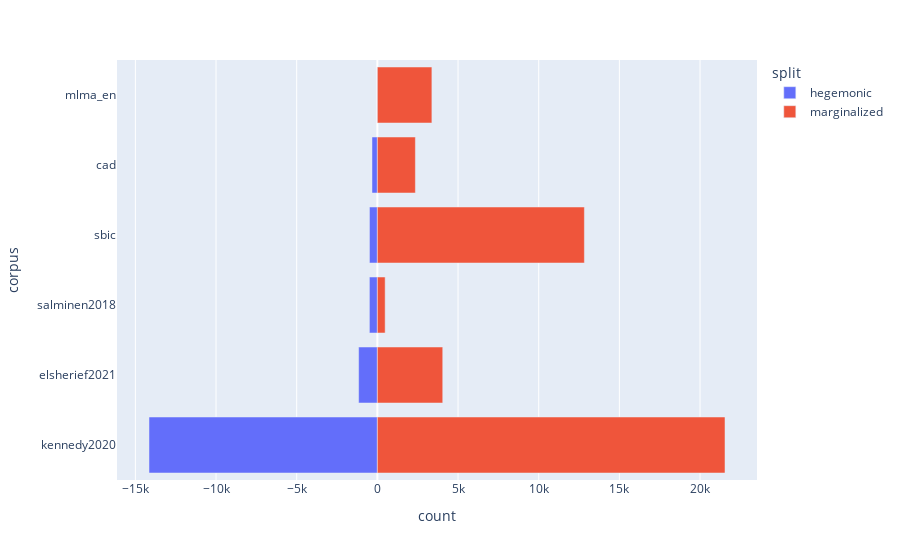

Here is the notebook cell this chart was saved with:
### Code cell
# px.bar(selected, x='corpus', y='count', color='split', barmode='relative')
px.bar(selected, y='corpus', x='count', color='split', barmode='relative', orientation='h')

### Figure 1 — Plotly figure (JSON) as saved in the notebook; plotly's stock layout.template omitted (floating-point values rounded to 4 significant figures)
{"data": [{"alignmentgroup": "True", "hovertemplate": "split=hegemonic<br>count=%{x}<br>corpus=%{y}<extra></extra>", "legendgroup": "hegemonic", "marker": {"color": "#636efa", "pattern": {"shape": ""}}, "name": "hegemonic", "offsetgroup": "hegemonic", "orientation": "h", "showlegend": true, "textposition": "auto", "type": "bar", "x": [-14155, -1161, -494, -490, -335, -4], "xaxis": "x", "y": ["kennedy2020", "elsherief2021", "salminen2018", "sbic", "cad", "mlma_en"], "yaxis": "y"}, {"alignmentgroup": "True", "hovertemplate": "split=marginalized<br>count=%{x}<br>corpus=%{y}<extra></extra>", "legendgroup": "marginalized", "marker": {"color": "#EF553B", "pattern": {"shape": ""}}, "name": "marginalized", "offsetgroup": "marginalized", "orientation": "h", "showlegend": true, "textposition": "auto", "type": "bar", "x": [21547, 4052, 482, 12831, 2356, 3379], "xaxis": "x", "y": ["kennedy2020", "elsherief2021", "salminen2018", "sbic", "cad", "mlma_en"], "yaxis": "y"}], "layout": {"autosize": true, "barmode": "relative", "legend": {"title": {"text": "split"}, "tracegroupgap": 0}, "margin": {"t": 60}, "xaxis": {"anchor": "y", "autorange": true, "domain": [0, 1], "range": [-16140.0, 23530.0], "title": {"text": "count"}, "type": "linear"}, "yaxis": {"anchor": "x", "autorange": true, "domain": [0, 1], "range": [-0.5, 5.5], "title": {"text": "corpus"}, "type": "category"}}}
